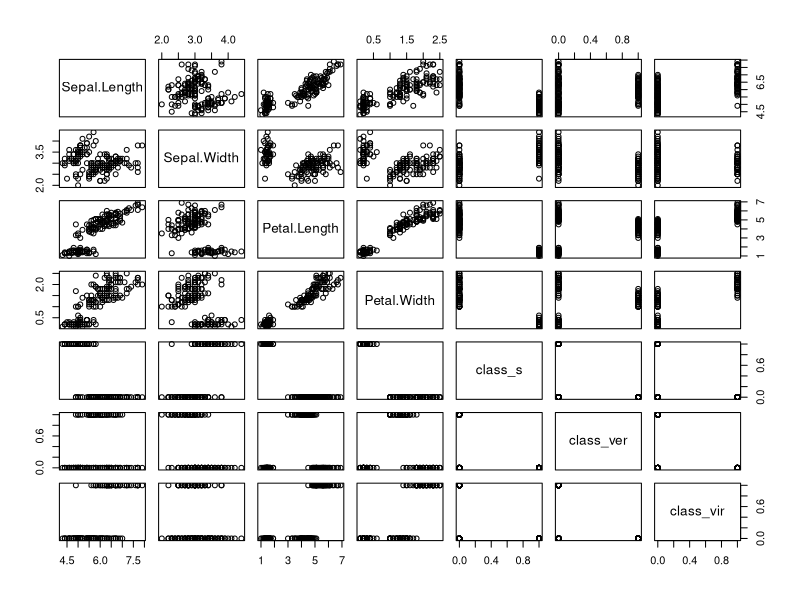
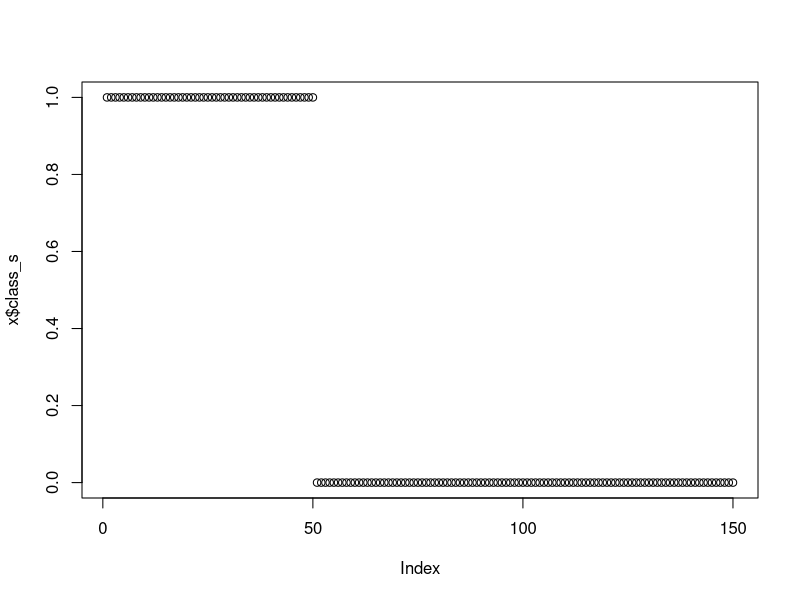
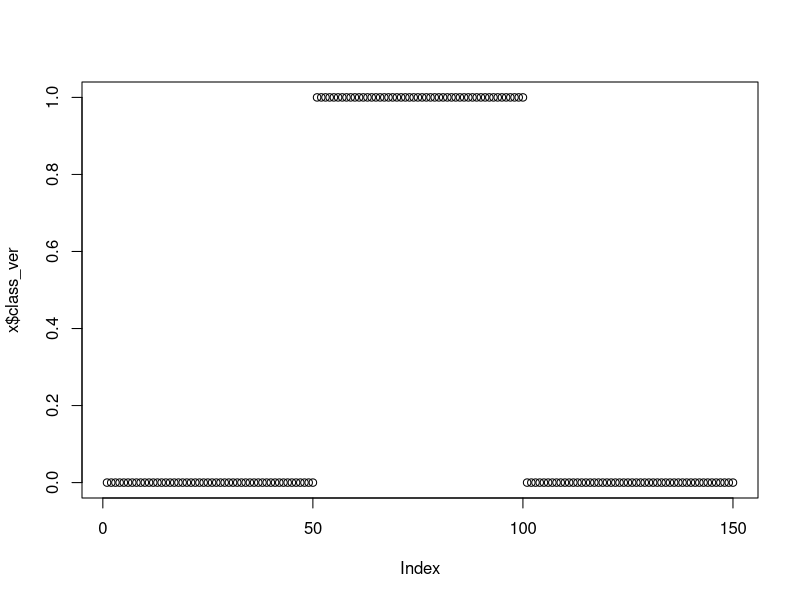
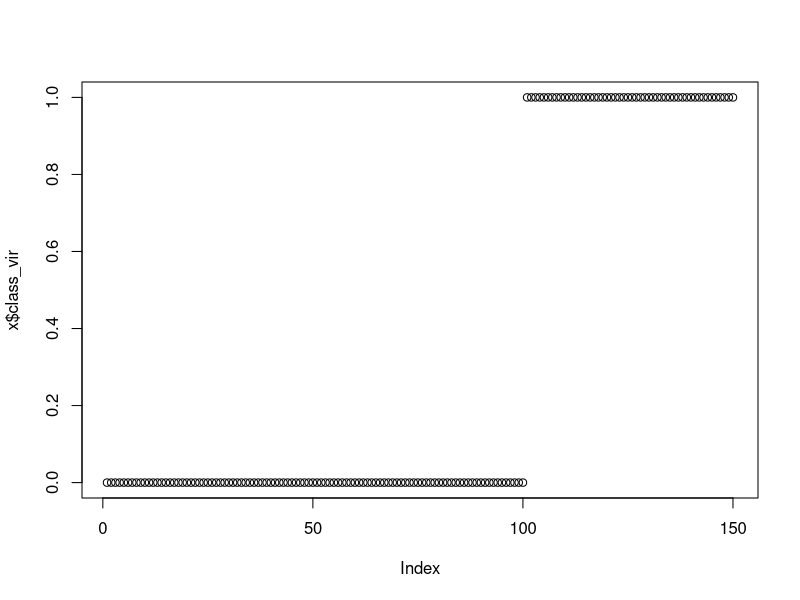

Generate these figures, in order, with R:
require(MASS)
data(iris)
unique(iris$Species)

x <- iris
x$class_s <- 1 * (x$Species == "setosa")
x$class_ver <- 1* (x$Species == "versicolor")
x$class_vir <- 1 * (x$Species == "virginica")
x <- x[,c(1:4, 6:8)]
names(x)
summary(x)
plot(x)
plot(x$class_s)
plot(x$class_ver)
plot(x$class_vir)

s_model <- glm(class_s ~ Sepal.Length + Sepal.Width + Petal.Length + Petal.Width, family = binomial(logit), data=x)
ver_model <- glm(class_ver ~ Sepal.Length + Sepal.Width + Petal.Length + Petal.Width, family = binomial(logit), data=x)
vir_model <- glm(class_vir ~ Sepal.Length + Sepal.Width + Petal.Length + Petal.Width, family = binomial(logit), data=x)
summary(s_model)
s_pr <- predict(s_model, x, type="response")
round(s_pr, 2)
table(actual=x$class_s, predicted=s_pr>.5) # showing confusion matrix of classification

# softmax logic
x <- cbind(x,1)
s_model$coefficients
# predicting x row=51
row_num = 51
num_s = exp(sum(s_model$coefficients * x[row_num, c(8, 1:4)]))
num_ver = exp(sum(ver_model$coefficients * x[row_num, c(8, 1:4)]))
num_vir = exp(sum(vir_model$coefficients * x[row_num, c(8, 1:4)]))
denim = exp(sum(s_model$coefficients * x[row_num, c(8, 1:4)])) + exp(sum(ver_model$coefficients * x[row_num, c(8, 1:4)])) + exp(sum(vir_model$coefficients * x[row_num, c(8, 1:4)]))
print(paste0("chance of setosa: ", num_s / denim))
print(paste0("chance of ver: ", num_ver / denim))
print(paste0("chance of vir: ", num_vir / denim))
